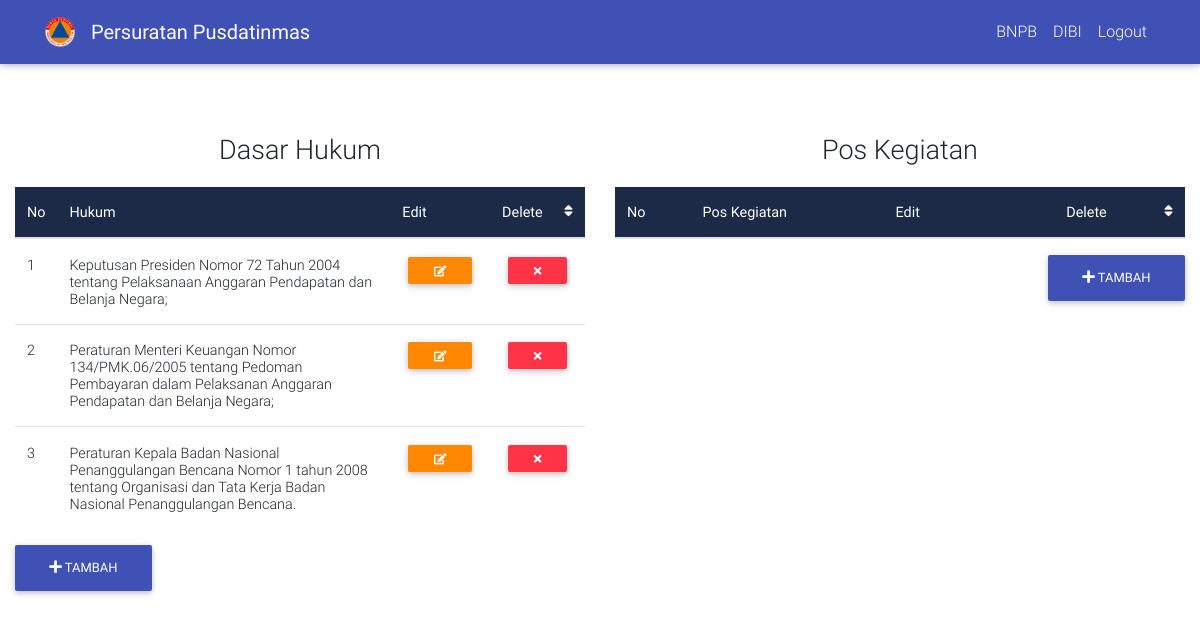
/home/hukum, run on an earlier commit of the app's database.
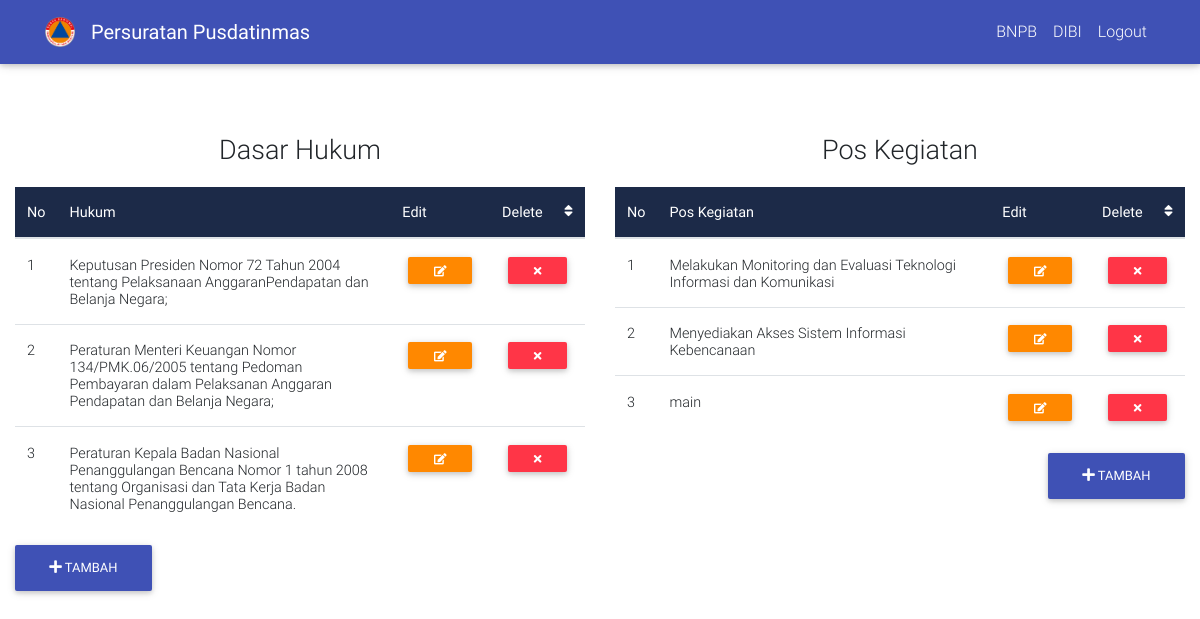
And on a later commit of the database.
### tables this page shows
CREATE TABLE `dasar_hukum` (
  `id` int(5) NOT NULL,
  `hukum` varchar(225) NOT NULL
);

CREATE TABLE `pos_kegiatan` (
  `id` int(5) NOT NULL,
  `kegiatan` text NOT NULL
);

### application/controllers/Home.php (called while the page is built, shortened)
<?php
class Home extends CI_Controller {
	function __Construct()
    {
        $this->load->model("home_model");
        $this->load->library("pagination");
    }
	public function hukum()
	{
		$data['pos_kegiatan'] = $this->home_model->get_pos_kegiatan();
		$data['hukum'] = $this->home_model->get_hukum();
		$this->load->view('layouts/nav');
		$this->load->view('layouts/header');
		$this->load->view('hukum', $data);
	}
}

### index.php (called while the page is built, shortened)
<?php
require_once BASEPATH.'core/CodeIgniter.php';

### application/models/Home_model.php (called while the page is built, shortened)
<?php
class Home_model extends CI_Model {
   function get_hukum() {
   	$this->db->from('dasar_hukum');
   	$query = $this->db->get();
   	return $query->result();
   }
   function get_pos_kegiatan() {
   	$this->db->from('pos_kegiatan');
   	$query = $this->db->get();
   	return $query->result();
   }
}
?>

### application/views/hukum.php (the view, shortened to what this page needs)
<body>
  <div class="container-fluid" style="padding-top: 10vh;">
    <div class="row">
      <div class="col">
        <p style="font-size: 27px; text-align: center; padding-top: 50px;">Dasar Hukum</p>
            <table class="table" cellspacing="0">
                          <thead class="mdb-color darken-3 white-text">
                            <tr>
                              <th scope="col">No
                              </th>
                              <th class="th-sm" scope="col">Hukum
                              </th>
                              <th class="th-sm" sscope="col">Edit
                              </th>
                              <th scope="col">Delete
                                <i class="fa fa-sort float-right" aria-hidden="true"></i>
                              </th>
                            </tr>
                          </thead>
                          <tbody>
                            <?php
                            $counter = 1;
                            foreach ($hukum as $row) {
                echo "
                <tr>
                              <td>".$counter."</td>
                              <td>".$row->hukum."</td>
                              <td>
                                <span class='table-remove'><a href='".base_url("home/edit_hukum_page/$row->id")."'><button type='button'  class='btn btn-warning btn-sm my-0'><i class='fa fa-pencil-square-o' aria-hidden='true'></i></button></a>
                              </td>
                              <td>
                                 <span class='table-remove'><button onclick='delete_hukum($row->id)' type='button' class='btn btn-danger btn-sm my-0'><i class='fa fa-times' aria-hidden='true'></i></button></span>
                              </td>
                            </tr>
                            ";
              $counter++;}
                             ?>
                      </tbody>
                    </table>
                    <tfoot>
  <div class="row">
    <div class="col-md-12">
      <div class="btn-group">
        <a href="#"> <button class="btn animated bounceInLeft btn-indigo" type="button" data-toggle="modal" data-target="#modalRegisterForm1" id="main"><i class="fa fa-plus" aria-hidden="true">
          </i> Tambah</button>
        </a>
      </div>
    </div>
  </div>
                    </tfoot>
      </div>
      <div class="col">
        <p style="font-size: 27px; text-align: center; padding-top: 50px;">Pos Kegiatan</p>
            <table class="table" cellspacing="0">
                          <thead class="mdb-color darken-3 white-text">
                            <tr>
                              <th scope="col">No
                              </th>
                              <th class="th-sm" scope="col">Pos Kegiatan
                              </th>
                              <th class="th-sm" sscope="col">Edit
                              </th>
                              <th scope="col">Delete
                                <i class="fa fa-sort float-right" aria-hidden="true"></i>
                              </th>
                            </tr>
                          </thead>
                          <tbody>
                            <?php
                            $counter = 1;
                            foreach ($pos_kegiatan as $row) {
                echo "
                <tr>
                              <td>".$counter."</td>
                              <td>".$row->kegiatan."</td>
                              <td>
                                <span class='table-remove'><a href='".base_url("home/edit_pos_kegiatan_page/$row->id")."'><button type='button'  class='btn btn-warning btn-sm my-0'><i class='fa fa-pencil-square-o' aria-hidden='true'></i></button></a>
                              </td>
                              <td>
                                 <span class='table-remove'><button onclick='delete_kegiatan($row->id)' type='button' class='btn btn-danger btn-sm my-0'><i class='fa fa-times' aria-hidden='true'></i></button></span>
                              </td>
                            </tr>
                            ";
              $counter++;}
                             ?>
                      </tbody>
                    </table>
                    <tfoot>
  <div class="row">
    <div class="col" align="right">
      <div class="btn-group">
        <a href="#"> <button class="btn animated zoomInUp btn-indigo" type="button" data-toggle="modal" data-target="#modalRegisterForm2" id="main"><i class="fa fa-plus" aria-hidden="true">
          </i> Tambah</button>
        </a>
      </div>
    </div>
  </div>
                    </tfoot>
      </div>
    </div>
  </div>
</body>
</html>

### application/views/layouts/nav.php (shortened to what this page needs)
<nav class="navbar navbar-expand-lg animated fadeInDown navbar-dark indigo scrolling-navbar fixed-top">
  <div class="container">
    <a href="" class="navbar-brand"><img src="<?php echo base_url('assets/img/logo.png')?>" width="30" height="30">
    <a class="navbar-brand" href="<?php echo base_url('home/beranda')?>"><Strong>Persuratan Pusdatinmas</Strong></a>
    <div class="collapse navbar-collapse" id="navbarTogglerDemo02">
        <span>
            <ul class="navbar-nav navbar-right mr-auto mt-lg-0">
              <li class="nav-item">
                <a class="nav-link" href="https://bnpb.go.id/">BNPB</a>
            </li>
              <li class="nav-item">
                <a class="nav-link" href="http://dibi.bnpb.go.id/dibi/">DIBI</a>
            </li>
				<li class="nav-item">
                <a class="nav-link" onclick="keluar()">Logout</a>
            </li>
        </ul>
        </span>
    </div>
</div>
</nav>

### application/views/layouts/header.php (shortened to what this page needs)
<!DOCTYPE html>
<html lang="en">
<head>
	<link rel="stylesheet" href="https://maxcdn.bootstrapcdn.com/font-awesome/4.6.0/css/font-awesome.min.css">
	<link href="<?php echo base_url('assets/css/bootstrap.css')?>" rel="stylesheet">
	<link href="<?php echo base_url('assets/css/mdb.css')?>" rel="stylesheet">
	<link href="<?php echo base_url('assets/css/multiselect/multi-select.css')?>" rel="stylesheet">
	<link href="<?php echo base_url('assets/css/multiselect/multi-select.dev.css')?>" rel="stylesheet">
	<link href="<?php echo base_url('assets/css/multiselect/multi-select.dist.css')?>" rel="stylesheet">
	<link href="<?php echo base_url('assets/css/style.css')?>"  type="text/css" rel="stylesheet">
	<link rel="stylesheet" href="https://unpkg.com/leaflet@1.3.3/dist/leaflet.css"
/>
	<link rel="stylesheet" type="text/css" href="https://cdn.jsdelivr.net/npm/sweetalert2@7.26.11/dist/sweetalert2.all.min.js">
	<link rel="stylesheet" type="text/css" href="https://cdn.jsdelivr.net/npm/sweetalert2@7.26.11/package.json">
	<link rel="stylesheet" type="text/css" href="https://cdn.jsdelivr.net/npm/sweetalert2@7.26.11/sweetalert2.d.ts">
	<link rel="stylesheet" href="https://use.fontawesome.com/releases/v5.2.0/css/all.css"
>
	<link rel="stylesheet" type="text/css" href="https://cdn.datatables.net/1.10.19/css/dataTables.bootstrap4.min.css">
</head>

### assets/css/style.css (style rules this page uses)
html, body, header, .view { height: 100%; }

### application/views/layouts/header.php (style rules this page uses)
#main { bottom: 30px; }

What changed in the data, as far as the page shows it:
changed dasar_hukum: hukum "Keputusan Presiden Nomor 72 Tahun 2004 tentang Pelaksanaan Anggaran Pendapatan dan Belanja Negara;" → "Keputusan Presiden Nomor 72 Tahun 2004 tentang Pelaksanaan AnggaranPendapatan dan Belanja Negara;"
added pos_kegiatan: kegiatan "Melakukan Monitoring dan Evaluasi Teknologi Informasi dan Komunikasi"
added pos_kegiatan: kegiatan "Menyediakan Akses Sistem Informasi Kebencanaan"
added pos_kegiatan: kegiatan "main"
